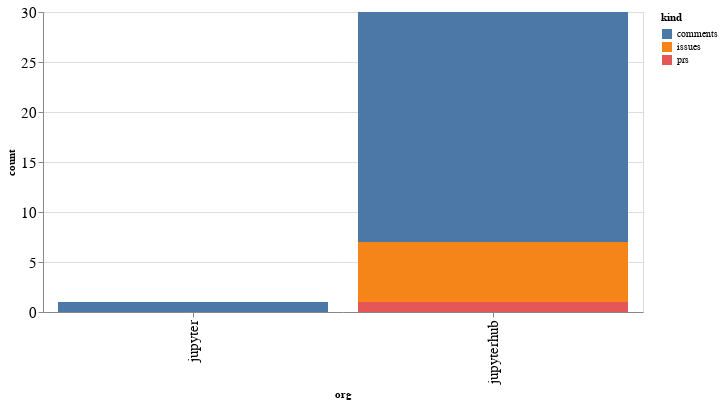

This figure's notebook cell:
### Code cell
alt.Chart(org_summaries, width=600).mark_bar().encode(
    x='org',
    y='count',
    color='kind',
    tooltip="org"
)

### Figure 1 — Vega-Lite specification as saved in the notebook (floating-point values rounded to 4 significant figures)
{"config": {"axisLeft": {"labelFontSize": 15}, "axisBottom": {"labelFontSize": 15}}, "data": {"name": "data-c0c159e8a22e979a11b7a58762c27feb"}, "mark": "bar", "encoding": {"color": {"type": "nominal", "field": "kind"}, "tooltip": {"type": "nominal", "field": "org"}, "x": {"type": "nominal", "field": "org"}, "y": {"type": "quantitative", "field": "count"}}, "width": 600, "$schema": "https://vega.github.io/schema/vega-lite/v4.8.1.json", "datasets": {"data-c0c159e8a22e979a11b7a58762c27feb": [{"org": "jupyter", "kind": "comments", "count": 1}, {"org": "jupyterhub", "kind": "comments", "count": 23}, {"org": "jupyterhub", "kind": "issues", "count": 6}, {"org": "jupyterhub", "kind": "prs", "count": 1}]}}
